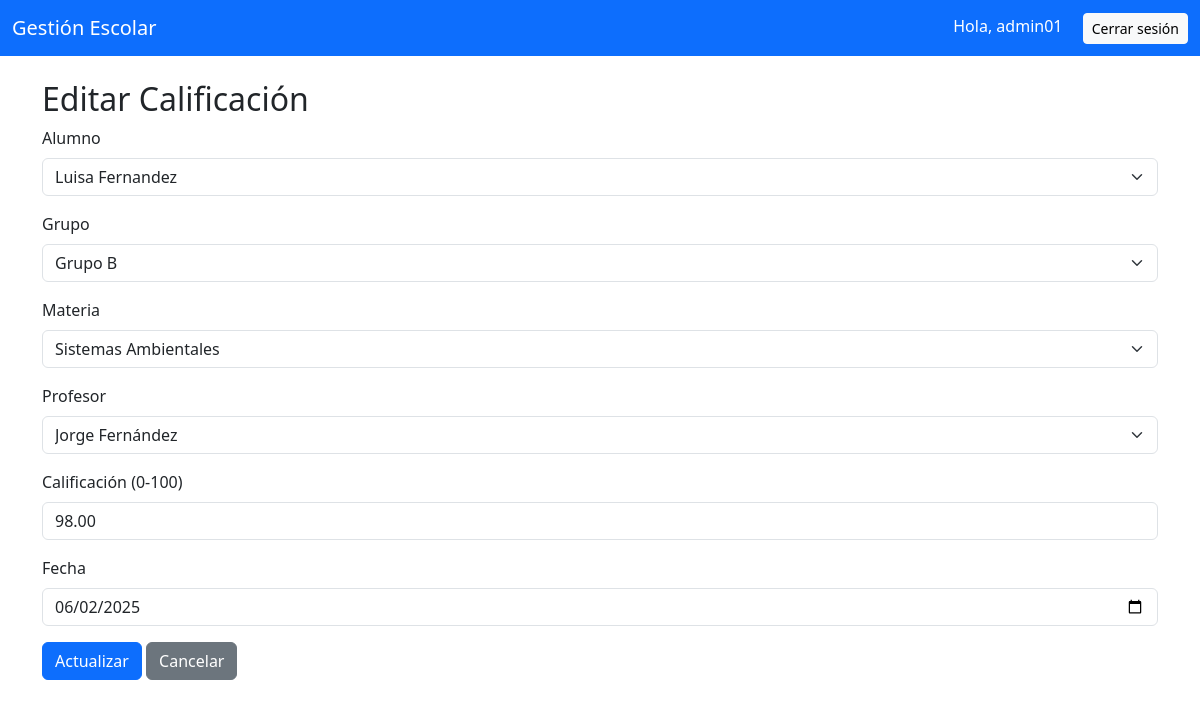
Page /admin/calificaciones/editar.php?id=3 (signed in) on the committed database.
### tables this page shows
CREATE TABLE calificaciones (
    id INT AUTO_INCREMENT PRIMARY KEY,
    alumno_id INT NOT NULL,
    materia_id INT NOT NULL,
    profesor_id INT NOT NULL,
    grupo_id INT NOT NULL,
    calificacion DECIMAL(5,2) NOT NULL,
    fecha DATE DEFAULT CURRENT_DATE,
    comentario TEXT NULL,
    
    CONSTRAINT fk_calif_alumno FOREIGN KEY (alumno_id) REFERENCES alumnos(id) ON DELETE CASCADE,
    CONSTRAINT fk_calif_materia FOREIGN KEY (materia_id) REFERENCES materias(id) ON DELETE RESTRICT,
    CONSTRAINT fk_calif_profesor FOREIGN KEY (profesor_id) REFERENCES profesores(id) ON DELETE RESTRICT,
    CONSTRAINT fk_calif_grupo FOREIGN KEY (grupo_id) REFERENCES grupos(id) ON DELETE RESTRICT
);

CREATE TABLE alumnos (
    id INT AUTO_INCREMENT PRIMARY KEY,
    nombre VARCHAR(100),
    apellido VARCHAR(100),
    fecha_nacimiento DATE,
    direccion VARCHAR(255),
    telefono VARCHAR(20),
    correo VARCHAR(100),
    usuario_id INT,
    FOREIGN KEY (usuario_id) REFERENCES usuarios(id) ON DELETE CASCADE
);

CREATE TABLE grupos (
    id INT AUTO_INCREMENT PRIMARY KEY,
    nombre VARCHAR(50),
    nivel  VARCHAR(50)
);

CREATE TABLE materias (
    id INT AUTO_INCREMENT PRIMARY KEY,
    nombre VARCHAR(100),
    descripcion TEXT
);

CREATE TABLE profesores (
    id INT AUTO_INCREMENT PRIMARY KEY,
    nombre VARCHAR(100),
    apellido VARCHAR(100),
    especialidad VARCHAR(100),
    telefono VARCHAR(20),
    correo VARCHAR(100)
);

### admin/calificaciones/editar.php (the view, shortened to what this page needs)
<?php
require '../../includes/db.php';
require '../../includes/header.php';
$id = $_GET['id'] ?? null;
$stmt = $pdo->prepare("SELECT * FROM calificaciones WHERE id = ?");
$stmt->execute([$id]);
$calificacionData = $stmt->fetch();
$alumnos = $pdo->query("SELECT id, nombre, apellido FROM alumnos ORDER BY nombre")->fetchAll();
$errors = [];
if ($_SERVER['REQUEST_METHOD'] === 'POST') {
    $alumno_id = $_POST['alumno_id'] ?? '';
    $grupo_id = $_POST['grupo_id'] ?? '';
    $materia_id = $_POST['materia_id'] ?? '';
    $profesor_id = $_POST['profesor_id'] ?? '';
    $calificacion = $_POST['calificacion'] ?? '';
    $fecha = $_POST['fecha'] ?? '';
    if (!$alumno_id) $errors[] = "Seleccione un alumno.";
    if (!$grupo_id) $errors[] = "Seleccione un grupo.";
    if (!$materia_id) $errors[] = "Seleccione una materia.";
    if (!$profesor_id) $errors[] = "Seleccione un profesor.";
    if ($calificacion === '' || !is_numeric($calificacion) || $calificacion < 0 || $calificacion > 100) {
        $errors[] = "Ingrese una calificación válida entre 0 y 100.";
    }
    if (!$fecha) $errors[] = "Ingrese una fecha válida.";
    if (empty($errors)) {
        $stmtCheck = $pdo->prepare("
            SELECT COUNT(*) FROM calificaciones
            WHERE alumno_id = ? AND materia_id = ? AND id != ?
        ");
        $stmtCheck->execute([$alumno_id, $materia_id, $id]);
        $count = $stmtCheck->fetchColumn();
        if ($count > 0) {
            $errors[] = "El alumno ya tiene una calificación registrada para esta materia.";
        }
    }
    if (empty($errors)) {
        $stmt = $pdo->prepare("UPDATE calificaciones SET alumno_id = ?, grupo_id = ?, materia_id = ?, profesor_id = ?, calificacion = ?, fecha = ? WHERE id = ?");
        $stmt->execute([$alumno_id, $grupo_id, $materia_id, $profesor_id, $calificacion, $fecha, $id]);
        header("Location: index.php");
        exit;
    }
} else {
    $alumno_id = $calificacionData['alumno_id'];
    $grupo_id = $calificacionData['grupo_id'];
    $materia_id = $calificacionData['materia_id'];
    $profesor_id = $calificacionData['profesor_id'];
    $calificacion = $calificacionData['calificacion'];
    $fecha = $calificacionData['fecha'];
}
$stmt = $pdo->prepare("SELECT g.id, g.nombre FROM grupos g JOIN alumnos_grupos ag ON g.id = ag.grupo_id WHERE ag.alumno_id = ? ORDER BY g.nombre");
$stmt->execute([$alumno_id]);
$grupos = $stmt->fetchAll();
$stmt = $pdo->prepare("SELECT DISTINCT m.id, m.nombre FROM asignaciones a JOIN materias m ON a.materia_id = m.id WHERE a.grupo_id = ? ORDER BY m.nombre");
$stmt->execute([$grupo_id]);
$materias = $stmt->fetchAll();
$stmt = $pdo->prepare("SELECT p.id, p.nombre, p.apellido FROM asignaciones a JOIN profesores p ON a.profesor_id = p.id WHERE a.grupo_id = ? AND a.materia_id = ? ORDER BY p.nombre");
$stmt->execute([$grupo_id, $materia_id]);
$profesores = $stmt->fetchAll();
?>
<h2>Editar Calificación</h2>
<form method="post" id="formCalificaciones">
    <div class="mb-3">
        <label for="alumno_id" class="form-label">Alumno</label>
        <select name="alumno_id" id="alumno_id" class="form-select" required>
            <?php foreach ($alumnos as $al): ?>
                <option value="<?= $al['id'] ?>" <?= ($alumno_id == $al['id']) ? 'selected' : '' ?>>
                    <?= htmlspecialchars($al['nombre'] . ' ' . $al['apellido']) ?>
                </option>
            <?php endforeach; ?>
        </select>
    </div>
    <div class="mb-3">
        <label for="grupo_id" class="form-label">Grupo</label>
        <select name="grupo_id" id="grupo_id" class="form-select" required <?= empty($grupos) ? 'disabled' : '' ?>>
            <?php foreach ($grupos as $gr): ?>
                <option value="<?= $gr['id'] ?>" <?= ($grupo_id == $gr['id']) ? 'selected' : '' ?>>
                    <?= htmlspecialchars($gr['nombre']) ?>
                </option>
            <?php endforeach; ?>
        </select>
    </div>
    <div class="mb-3">
        <label for="materia_id" class="form-label">Materia</label>
        <select name="materia_id" id="materia_id" class="form-select" required <?= empty($materias) ? 'disabled' : '' ?>>
            <?php foreach ($materias as $mat): ?>
                <option value="<?= $mat['id'] ?>" <?= ($materia_id == $mat['id']) ? 'selected' : '' ?>>
                    <?= htmlspecialchars($mat['nombre']) ?>
                </option>
            <?php endforeach; ?>
        </select>
    </div>
    <div class="mb-3">
        <label for="profesor_id" class="form-label">Profesor</label>
        <select name="profesor_id" id="profesor_id" class="form-select" required <?= empty($profesores) ? 'disabled' : '' ?>>
            <?php foreach ($profesores as $prof): ?>
                <option value="<?= $prof['id'] ?>" <?= ($profesor_id == $prof['id']) ? 'selected' : '' ?>>
                    <?= htmlspecialchars($prof['nombre'] . ' ' . $prof['apellido']) ?>
                </option>
            <?php endforeach; ?>
        </select>
    </div>
    <div class="mb-3">
        <label for="calificacion" class="form-label">Calificación (0-100)</label>
        <input type="number" name="calificacion" id="calificacion" min="0" max="100" step="0.01" value="<?= htmlspecialchars($calificacion) ?>" class="form-control" required>
    </div>
    <div class="mb-3">
        <label for="fecha" class="form-label">Fecha</label>
        <input type="date" name="fecha" id="fecha" value="<?= htmlspecialchars($fecha) ?>" class="form-control" required>
    </div>
    <button type="submit" class="btn btn-primary">Actualizar</button>
    <a href="index.php" class="btn btn-secondary">Cancelar</a>
</form>
<?php require '../../includes/footer.php'; ?>

### rows in the picture
calificaciones: alumno_id "Luisa Fernandez", grupo_id "Grupo B", materia_id "Sistemas Ambientales", profesor_id "Jorge Fernández", calificacion "98.00", fecha "06/02/2025"

### other values in the picture
$_SESSION['usuario'] "admin01"
